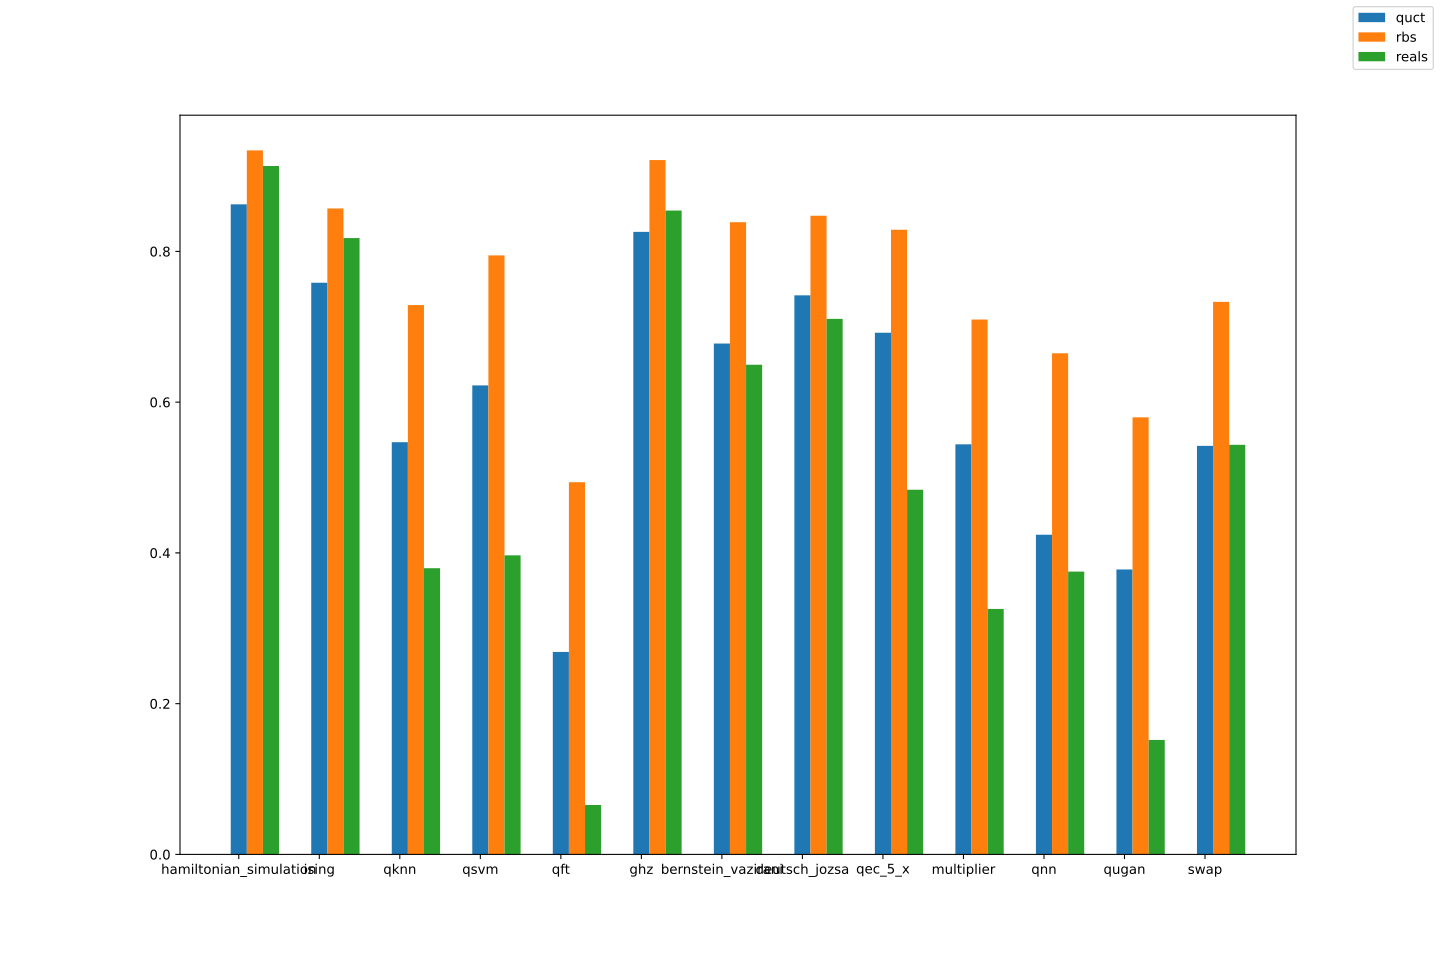

The script that saved this image:
import copy
import pickle
from collections import defaultdict

import matplotlib.pyplot as plt
import numpy as np

from circuit.dataset_loader import gen_algorithms
from downstream.fidelity_predict.baseline.rb import get_errors as get_errors_rb
from downstream.fidelity_predict.fidelity_analysis import FidelityModel
from simulator.noise_simulator import NoiseSimulator
from upstream.randomwalk_model import RandomwalkModel, extract_device
from utils.backend import Backend, gen_linear_topology, topology_to_coupling_map


def get_rb_fidelity(circuit_info):
        fidelity = 1
        for gate in circuit_info['gates']:
            device = extract_device(gate)
            if isinstance(device, tuple):
                fidelity = fidelity * (1 - couple_average_error[device])
            else:
                fidelity = fidelity * (1 - single_average_error[device])
        return fidelity
    


def run_simulate(dataset):
    vecs = []
    for cir in dataset:
        veced_cir = upstream_model.vectorize(cir)
        vecs.append(veced_cir)
        downstream_model.predict_fidelity(veced_cir)
    simulator.get_error_results(vecs, upstream_model, multi_process=True, erroneous_pattern=upstream_model.erroneous_pattern)
    reals = []
    for cir in vecs:
        reals.append(cir['ground_truth_fidelity'])
        
    return np.array(reals)
        
if __name__ == '__main__':
    size = 3
    n_qubits = 5
    n_steps = 1

    topology = gen_linear_topology(n_qubits)
    coupling_map = topology_to_coupling_map(topology)
    neighbor_info = copy.deepcopy(topology)
    
    
    backend = Backend(n_qubits=5, topology=topology, coupling_map=coupling_map, neighbor_info=neighbor_info)

    algos_baseline = gen_algorithms(n_qubits, backend, mirror = True, trans= True)
    backend.routing = 'sabre'
    backend.optimzation_level = 3


        
    with open(f"quct_model.pkl", "rb")as f:
        downstream_model, predicts, reals, durations, _ = pickle.load(f)
        downstream_model: FidelityModel = downstream_model
        upstream_model: RandomwalkModel = downstream_model.upstream_model
        
    alg2best_fidelity = defaultdict(float)
    alg2best_circuitinfo = {}
    
    simulator = NoiseSimulator(backend)
    
    retrain = False
    if retrain:
        rb_error = get_errors_rb(backend, simulator, upstream_model = upstream_model, multi_process=True)
        all_errors = rb_error
        print(all_errors)
        single_average_error = {}
        couple_average_error = {}
        for q, e in enumerate(all_errors[0]):
            single_average_error[q] = e
        for c, e in zip(list(backend.coupling_map), all_errors[1]):
            couple_average_error[tuple(c)] = e
            
        print(single_average_error, couple_average_error)
        with open(f"rb_model.pkl", "wb")as f:
            pickle.dump((single_average_error, couple_average_error,rb_error), f)
    else:
        with open(f"rb_model.pkl", "rb")as f:
            single_average_error, couple_average_error, rb_error = pickle.load(f)

    reals =run_simulate(algos_baseline)
    predicts , rbs, names = [],[],[]
    for cir in algos_baseline:
        veced_cir = upstream_model.vectorize(cir)
        predicts.append(downstream_model.predict_fidelity(veced_cir))
        rbs.append(get_rb_fidelity(cir))
        names.append(cir['alg_id'])
    
    rbs = np.array(rbs)
    predicts = np.array(predicts)
    reals = np.array(reals)
    print(rbs, predicts , reals )
    print('inacc: rb', np.abs(reals-rbs).mean())
    print('inacc: quct', np.abs(reals-predicts).mean())
    
    fig, axes = plt.subplots(figsize=(15, 10))  
    x = [i for i in range(len(algos_baseline))]
    x = np.array(x) * 10
    axes.bar(x,predicts,width =2,label='quct')
    axes.bar(x+2,rbs,width =2,label='rbs')
    axes.bar(x+4,reals,width =2,label='reals')
    axes.set_xticks(x)
    axes.set_xticklabels(names)
    fig.legend()
    fig.savefig('quct_compare_rb.svg')    
    
    
    fig, axes = plt.subplots(figsize=(15, 10))  
    x = [i for i in range(len(algos_baseline))]
    x = np.array(x) * 6
    axes.bar(x, np.abs(predicts - reals), width =2,label='quct')
    axes.bar(x+2, np.abs(rbs - reals), width =2,label='rbs')
    axes.set_xticks(x)
    axes.set_xticklabels(names)
    fig.legend()
    fig.savefig('quct_compare_rb_delta.svg')
    
    